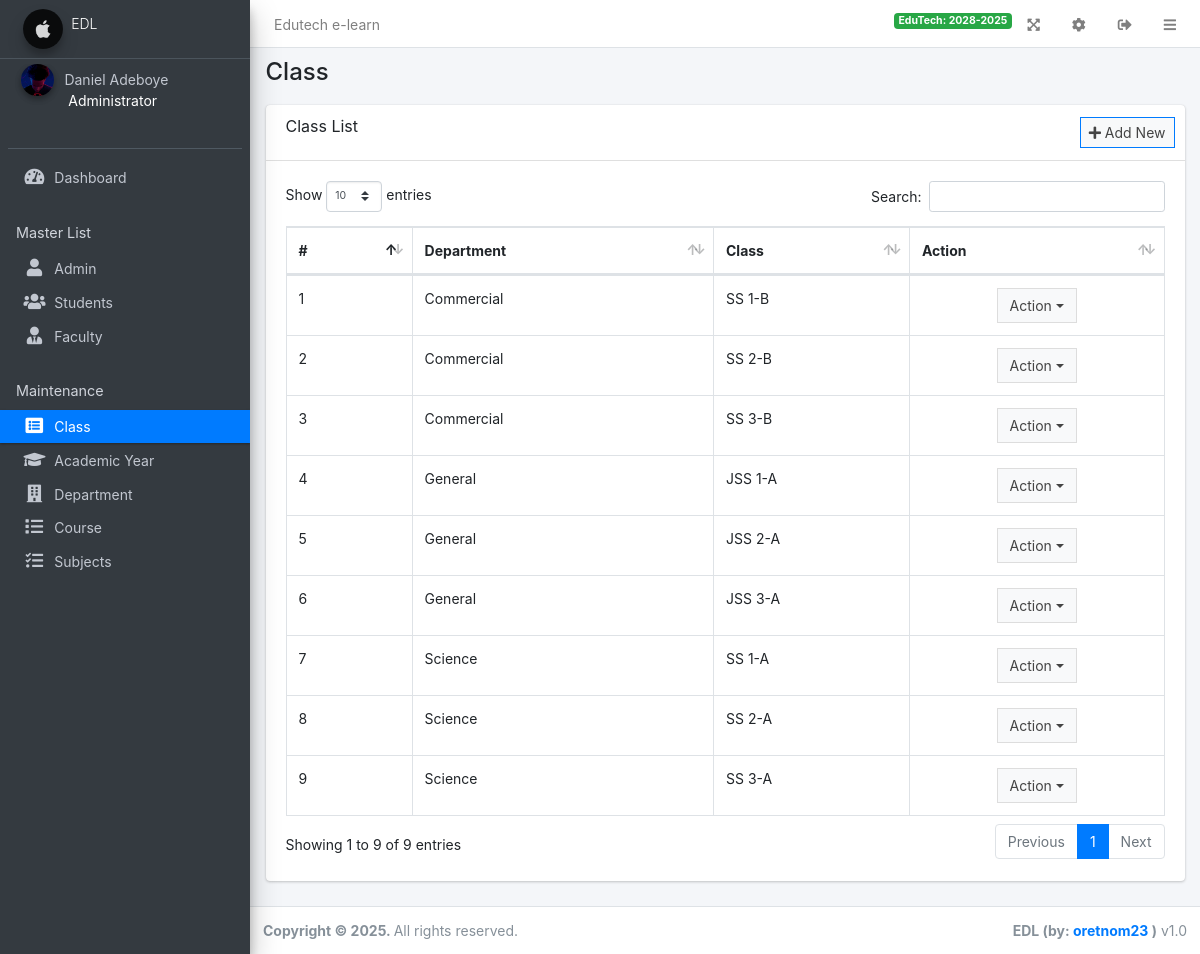
The page /admin/?page=class (signed in) on the database its author committed.
### tables this page shows
CREATE TABLE `class` (
  `id` int(30) NOT NULL,
  `department_id` int(30) NOT NULL,
  `course_id` int(30) NOT NULL,
  `level` varchar(50) NOT NULL,
  `section` varchar(50) NOT NULL
);

CREATE TABLE `department` (
  `id` int(30) NOT NULL,
  `department` varchar(250) NOT NULL,
  `description` text DEFAULT NULL
);

### admin/class/index.php (the view, shortened to what this page needs)
<div class="card card-outline cardprimary w-fluid">
	<div class="card-header">
		<h3 class="card-title">Class List</h3>
		<div class="card-tools">
			<a class="btn btn-block btn-sm btn-default btn-flat border-primary new_class" href="javascript:void(0)"><i class="fa fa-plus"></i> Add New</a>
		</div>
	</div>
	<div class="card-body">
		<table class="table table-bordered table-compact table-stripped">
			<thead>
				<tr>
					<th>#</th>
					<th>Department</th>
					<th>Class</th>
					<th>Action</th>
				</tr>
			</thead>
			<tbody>
				<?php
				$i =1;
				$qry = $conn->query("SELECT c.*,d.department, CONCAT(co.course, ' ', c.level, '-',c.section) as class FROM class c inner join department d on d.id = c.department_id inner join course co on co.id = c.course_id order by d.department asc, CONCAT(co.course, ' ', c.level, '-',c.section) asc");
				while($row=$qry->fetch_assoc()):
				?>
				<tr>
					<td><?php echo $i++ ?></td>
					<td><?php echo $row['department'] ?></td>
					<td><?php echo $row['class'] ?></td>
					<td class="text-center">
						<div class="btn-group">
		                    <button type="button" class="btn btn-default btn-block btn-flat dropdown-toggle dropdown-hover dropdown-icon" data-toggle="dropdown" aria-expanded="false">
		                    	Action
		                    </button>
		                </div>
					</td>
				</tr>
				<?php endwhile; ?>
			</tbody>
		</table>
	</div>
</div>

### rows shown on the page
class: department.department "Commercial", class "SS 1-B"
class: department.department "Commercial", class "SS 2-B"
class: department.department "Commercial", class "SS 3-B"
class: department.department "General", class "JSS 1-A"
class: department.department "General", class "JSS 2-A"
class: department.department "General", class "JSS 3-A"
class: department.department "Science", class "SS 1-A"
class: department.department "Science", class "SS 2-A"
class: department.department "Science", class "SS 3-A"

### other values the page prints
$_settings->info('name') "Edutech e-learn"
$_settings->userdata('academic_sy') "2028-2025"
$_settings->info('short_name') "EDL"
$_settings->userdata('firstname').' '.$_settings->userdata('lastname') "Daniel Adeboye"
str_replace("_", " ",$page) "Class"
